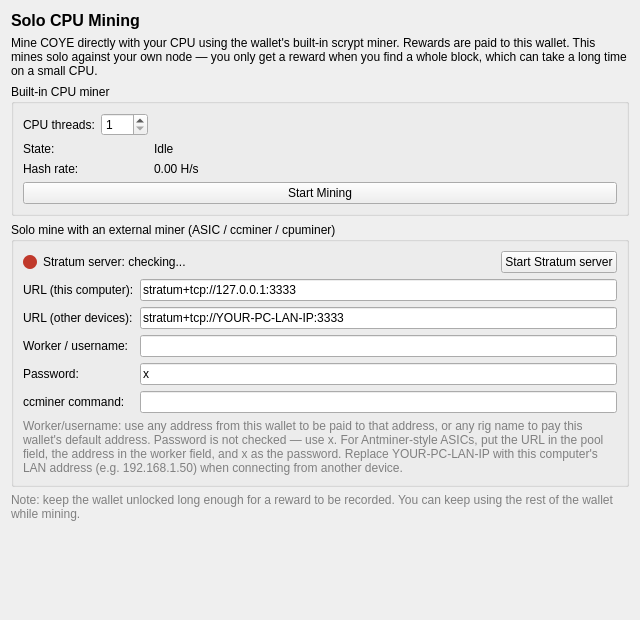
<?xml version="1.0" encoding="UTF-8"?>
<ui version="4.0">
 <class>MiningPage</class>
 <widget class="QWidget" name="MiningPage">
  <property name="geometry">
   <rect>
    <x>0</x>
    <y>0</y>
    <width>640</width>
    <height>620</height>
   </rect>
  </property>
  <layout class="QVBoxLayout" name="pageLayout">
   <item>
    <widget class="QLabel" name="titleLabel">
     <property name="text">
      <string>Solo CPU Mining</string>
     </property>
     <property name="styleSheet">
      <string notr="true">font-weight: bold; font-size: 16px;</string>
     </property>
    </widget>
   </item>
   <item>
    <widget class="QLabel" name="introLabel">
     <property name="text">
      <string>Mine COYE directly with your CPU using the wallet's built-in scrypt miner. Rewards are paid to this wallet. This mines solo against your own node — you only get a reward when you find a whole block, which can take a long time on a small CPU.</string>
     </property>
     <property name="wordWrap">
      <bool>true</bool>
     </property>
    </widget>
   </item>
   <item>
    <widget class="QGroupBox" name="controlsBox">
     <property name="title">
      <string>Built-in CPU miner</string>
     </property>
     <layout class="QGridLayout" name="controlsLayout">
      <item row="0" column="0">
       <widget class="QLabel" name="threadsTextLabel">
        <property name="text">
         <string>CPU threads:</string>
        </property>
       </widget>
      </item>
      <item row="0" column="1">
       <widget class="QSpinBox" name="threadsSpinBox">
        <property name="minimum">
         <number>1</number>
        </property>
        <property name="maximum">
         <number>256</number>
        </property>
       </widget>
      </item>
      <item row="0" column="2">
       <widget class="QLabel" name="coreCountLabel">
        <property name="text">
         <string/>
        </property>
       </widget>
      </item>
      <item row="0" column="3">
       <spacer name="controlsSpacer">
        <property name="orientation">
         <enum>Qt::Horizontal</enum>
        </property>
        <property name="sizeHint" stdset="0">
         <size>
          <width>40</width>
          <height>20</height>
         </size>
        </property>
       </spacer>
      </item>
      <item row="1" column="0" colspan="2">
       <widget class="QLabel" name="statusTextLabel">
        <property name="text">
         <string>State:</string>
        </property>
       </widget>
      </item>
      <item row="1" column="2" colspan="2">
       <widget class="QLabel" name="statusLabel">
        <property name="text">
         <string>Idle</string>
        </property>
       </widget>
      </item>
      <item row="2" column="0" colspan="2">
       <widget class="QLabel" name="hashRateTextLabel">
        <property name="text">
         <string>Hash rate:</string>
        </property>
       </widget>
      </item>
      <item row="2" column="2" colspan="2">
       <widget class="QLabel" name="hashRateLabel">
        <property name="text">
         <string>0.00 H/s</string>
        </property>
       </widget>
      </item>
      <item row="3" column="0" colspan="4">
       <widget class="QPushButton" name="toggleMiningButton">
        <property name="text">
         <string>Start Mining</string>
        </property>
       </widget>
      </item>
     </layout>
    </widget>
   </item>
   <item>
    <widget class="QGroupBox" name="externalBox">
     <property name="title">
      <string>Solo mine with an external miner (ASIC / ccminer / cpuminer)</string>
     </property>
     <layout class="QGridLayout" name="externalLayout">
      <item row="0" column="0" colspan="2">
       <layout class="QHBoxLayout" name="stratumStatusRow">
        <item>
         <widget class="QLabel" name="stratumIndicator">
          <property name="minimumSize"><size><width>14</width><height>14</height></size></property>
          <property name="maximumSize"><size><width>14</width><height>14</height></size></property>
          <property name="styleSheet"><string notr="true">background-color:#c0392b; border-radius:7px;</string></property>
          <property name="text"><string/></property>
         </widget>
        </item>
        <item>
         <widget class="QLabel" name="stratumStatusLabel">
          <property name="text">
           <string>Stratum server: checking...</string>
          </property>
          <property name="wordWrap">
           <bool>true</bool>
          </property>
          <property name="sizePolicy">
           <sizepolicy hsizetype="Expanding" vsizetype="Preferred"><horstretch>1</horstretch><verstretch>0</verstretch></sizepolicy>
          </property>
         </widget>
        </item>
        <item>
         <widget class="QPushButton" name="toggleStratumButton">
          <property name="text"><string>Start Stratum server</string></property>
         </widget>
        </item>
       </layout>
      </item>
      <item row="1" column="0">
       <widget class="QLabel" name="urlLocalTextLabel">
        <property name="text">
         <string>URL (this computer):</string>
        </property>
       </widget>
      </item>
      <item row="1" column="1">
       <widget class="QLineEdit" name="stratumUrlLocalEdit">
        <property name="readOnly">
         <bool>true</bool>
        </property>
        <property name="text">
         <string>stratum+tcp://127.0.0.1:3333</string>
        </property>
       </widget>
      </item>
      <item row="2" column="0">
       <widget class="QLabel" name="urlLanTextLabel">
        <property name="text">
         <string>URL (other devices):</string>
        </property>
       </widget>
      </item>
      <item row="2" column="1">
       <widget class="QLineEdit" name="stratumUrlLanEdit">
        <property name="readOnly">
         <bool>true</bool>
        </property>
        <property name="text">
         <string>stratum+tcp://YOUR-PC-LAN-IP:3333</string>
        </property>
       </widget>
      </item>
      <item row="3" column="0">
       <widget class="QLabel" name="userTextLabel">
        <property name="text">
         <string>Worker / username:</string>
        </property>
       </widget>
      </item>
      <item row="3" column="1">
       <widget class="QLineEdit" name="stratumUserEdit">
        <property name="readOnly">
         <bool>true</bool>
        </property>
        <property name="text">
         <string/>
        </property>
       </widget>
      </item>
      <item row="4" column="0">
       <widget class="QLabel" name="passTextLabel">
        <property name="text">
         <string>Password:</string>
        </property>
       </widget>
      </item>
      <item row="4" column="1">
       <widget class="QLineEdit" name="stratumPassEdit">
        <property name="readOnly">
         <bool>true</bool>
        </property>
        <property name="text">
         <string>x</string>
        </property>
       </widget>
      </item>
      <item row="5" column="0">
       <widget class="QLabel" name="ccminerTextLabel">
        <property name="text">
         <string>ccminer command:</string>
        </property>
       </widget>
      </item>
      <item row="5" column="1">
       <widget class="QLineEdit" name="ccminerCmdEdit">
        <property name="readOnly">
         <bool>true</bool>
        </property>
        <property name="text">
         <string/>
        </property>
       </widget>
      </item>
      <item row="6" column="0" colspan="2">
       <widget class="QLabel" name="externalNoteLabel">
        <property name="text">
         <string>Worker/username: use any address from this wallet to be paid to that address, or any rig name to pay this wallet's default address. Password is not checked — use x. For Antminer-style ASICs, put the URL in the pool field, the address in the worker field, and x as the password. Replace YOUR-PC-LAN-IP with this computer's LAN address (e.g. 192.168.1.50) when connecting from another device.</string>
        </property>
        <property name="wordWrap">
         <bool>true</bool>
        </property>
        <property name="styleSheet">
         <string notr="true">color: #808080;</string>
        </property>
       </widget>
      </item>
     </layout>
    </widget>
   </item>
   <item>
    <widget class="QLabel" name="noteLabel">
     <property name="text">
      <string>Note: keep the wallet unlocked long enough for a reward to be recorded. You can keep using the rest of the wallet while mining.</string>
     </property>
     <property name="wordWrap">
      <bool>true</bool>
     </property>
     <property name="styleSheet">
      <string notr="true">color: #808080;</string>
     </property>
    </widget>
   </item>
   <item>
    <spacer name="verticalSpacer">
     <property name="orientation">
      <enum>Qt::Vertical</enum>
     </property>
     <property name="sizeHint" stdset="0">
      <size>
       <width>20</width>
       <height>40</height>
      </size>
     </property>
    </spacer>
   </item>
  </layout>
 </widget>
 <resources/>
 <connections/>
</ui>
